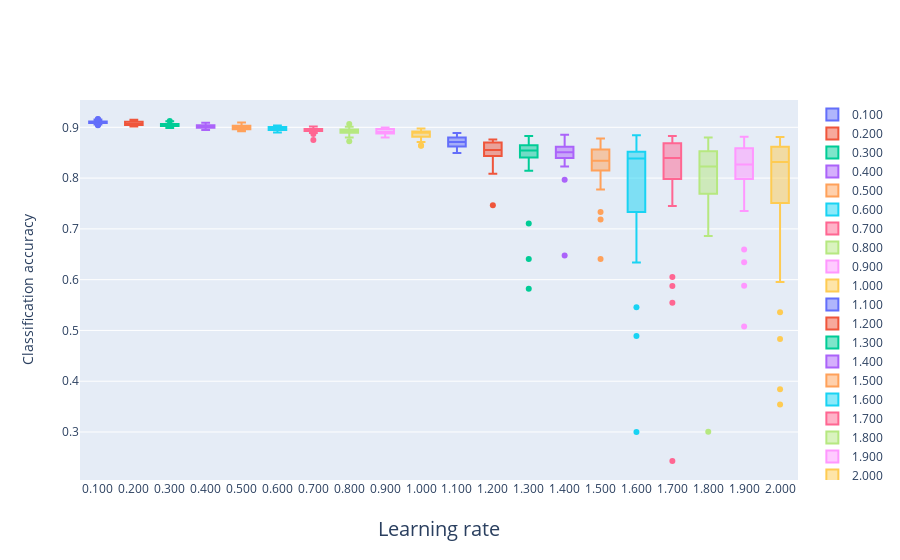

Here is the notebook cell this chart was saved with:
### Code cell
# Initiate graph objects
fig2 = go.Figure()
for col in range(len(results)):
    # Adding subplots
    fig2.add_trace(go.Box(y=results[col], name=str(names[col])))

# Update xlabels and ylabels
fig2.update_xaxes(title_text = "Learning rate",title_font = {"size": 20},title_standoff = 25)
fig2.update_yaxes(title_text = "Classification accuracy",title_standoff = 25)
fig2.show()
